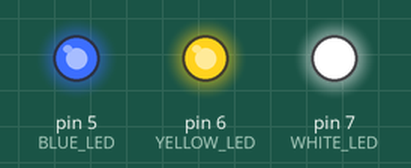
Recording of a sketch running on a simulated Arduino Uno, built with avr-gcc and run on an emulated ATmega328P. On the bench: output pins drawn as LEDs (lit = HIGH). No radio packets arrive unless stated.

Above: at 0.1 s.
Timing chart, 0 to 1.8 s (numbered marks = the images above):
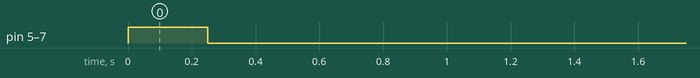

The sketch:

nrfcan_send.ino
```cpp
// (licence header left out)
/**
 * Example using Dynamic Payloads
 *
 * This is an example of how to use payloads of a varying (dynamic) size.
 */

#include <SPI.h>
#include "nRF24L01.h"
#include "RF24.h"
#include "mcp_can.h"
#include <stdio.h>

//#define MDEBUG
//
//
// Hardware configuration
//
#define BLUE_LED 5
#define WHITE_LED 7
#define YELLOW_LED 6
const int RF_CS_PIN = 9;
const int SPI_CS_PIN = 4;


#ifdef MDEBUG
static FILE uartout = {0};
static int uart_putchar(char c, FILE *stream)
{
  Serial.write(c);
  return 0;
}
#endif

// Set up nRF24L01 radio on SPI bus plus pins 7 & 8
RF24 radio(RF_CS_PIN, 10);

//
// Topology
//

// Radio pipe addresses for the 2 nodes to communicate.
const uint64_t pipes[2] = { 0xA0A0A0A0A0LL, 0xD0D0D0D0D0LL };

const int max_payload_size = 32;
char receive_payload[max_payload_size+1]; // +1 to allow room for a terminating NULL char

MCP_CAN CAN(SPI_CS_PIN);                                    // Set CS pin

unsigned char flagRecv = 0;
unsigned char can_msg_len = 0;
unsigned char can_msg_buf[8];
unsigned int payload_size = 4;

unsigned char flag_send_counter = 0;
unsigned char flag_send = 3;

char send_payload[4] = {0x00,0x00,0x00,0x00};

void MCP2515_ISR()
{
    flagRecv = 1;
}

void setup(void)
{
#ifdef MDEBUG
  Serial.begin(9600);
#endif
  pinMode(WHITE_LED, OUTPUT);
  pinMode(YELLOW_LED, OUTPUT);
  pinMode(BLUE_LED, OUTPUT);
  digitalWrite(WHITE_LED, HIGH);
  digitalWrite(YELLOW_LED, HIGH);
  digitalWrite(BLUE_LED, HIGH);

    while (CAN_OK != CAN.begin(CAN_33KBPS, MCP_8MHz))              // init can bus : baudrate = 500k
    {
#ifdef MDEBUG
        Serial.println("CAN BUS Shield init fail");
        Serial.println(" Init CAN BUS Shield again");
#endif
        delay(100);
    }
    delay(250);
#ifdef MDEBUG
    Serial.println("CAN BUS Shield init ok!");
#endif
    digitalWrite(WHITE_LED, LOW);
    digitalWrite(YELLOW_LED, LOW);
    digitalWrite(BLUE_LED, LOW);

//    attachInterrupt(0, MCP2515_ISR, FALLING); // start interrupt
  CAN.init_Mask(0, 0, 0x5ff);
  CAN.init_Mask(1, 0, 0x5ff);
  CAN.init_Filt(0, 0, 0x450);                          // there is filter in mcp2515
  CAN.init_Filt(1, 0, 0x350);                          // there is filter in mcp2515
  CAN.init_Filt(2, 0, 0x260);                          // there is filter in mcp2515
  delay(100);

#ifdef MDEBUG
  fdev_setup_stream(&uartout, uart_putchar, NULL, _FDEV_SETUP_WRITE);
  stdout = &uartout;
  Serial.println(F("RF24/examples/pingpair_dyn/"));
#endif
  //
  // Setup and configure rf radio
  //
  radio.begin();

  // enable dynamic payloads
  radio.enableDynamicPayloads();
  radio.enableAckPayload();
  //radio.setAutoAck(1);
  // optionally, increase the delay between retries & # of retries
  radio.setRetries(5,15);
  radio.setChannel(35);
  radio.setPALevel(RF24_PA_MAX);
  //radio.setCRCLength(RF24_CRC_8)

  //
  // Open pipes to other nodes for communication
  // This simple sketch opens two pipes for these two nodes to communicate
  // back and forth.
  // Open 'our' pipe for writing
  // Open the 'other' pipe for reading, in position #1 (we can have up to 5 pipes open for reading)
    radio.openWritingPipe(pipes[0]);
    radio.openReadingPipe(1,pipes[1]);
  //
  // Start listening
  //

  radio.startListening();

  //
  // Dump the configuration of the rf unit for debugging
#ifdef MDEBUG
  radio.printDetails();
#endif
}

void loop(void)
{
   unsigned char len = 0;
   unsigned char buf[8];

    // The payload will always be the same, what will change is how much of it we send.

    if(CAN_MSGAVAIL == CAN.checkReceive())
    {
        //flagRecv = 0;                // clear flag
        CAN.readMsgBuf(&can_msg_len, can_msg_buf);    // read data,  len: data length, buf: data buf
        switch(CAN.getCanId())
        {
          case 0x350:
            if ( can_msg_buf[0] & (1<<2) )
                send_payload[1] |= (1<<0);
            else
                send_payload[1] &=~ (1<<0);
            break;
          case 0x260:
            send_payload[1] &=~ (1<<1);
            send_payload[1] &=~ (1<<2);
            send_payload[1] &=~ (1<<3);
            if ( can_msg_buf[0] == 0b00100101 )
                send_payload[1] |= (1<<1);
            if ( can_msg_buf[0] == 0b00111010 )
                send_payload[1] |= (1<<2);
            if ( can_msg_buf[0] == 0b00011111 )
                send_payload[1] |= (1<<3);
            break;
          default:
            break;
        }// switch
    }// if can.checkrecieve


    if (send_payload[1] & (1<<0))
    {
        digitalWrite(BLUE_LED, HIGH);

        if ( send_payload[1] & (1<<3) )
        {
            digitalWrite(WHITE_LED, HIGH); // ON
            digitalWrite(YELLOW_LED, HIGH); // ON
        }
        else if( send_payload[1] & (1<<1) )
        {
            digitalWrite(WHITE_LED, HIGH); // ON
            digitalWrite(YELLOW_LED, LOW); // OFF
        }
        else if ( send_payload[1] & (1<<2) )
        {
            digitalWrite(WHITE_LED, LOW); // OFF
            digitalWrite(YELLOW_LED, HIGH); // ON
        }
        else
        {
            digitalWrite(WHITE_LED, LOW); // OFF
            digitalWrite(YELLOW_LED, LOW); // OFF
        }
    }
    else
    {
      digitalWrite(BLUE_LED, LOW); // OFF
      digitalWrite(WHITE_LED, LOW); // OFF
      digitalWrite(YELLOW_LED, LOW); // OFF
    }

       // First, stop listening so we can talk.
    radio.stopListening();

    // Take the time, and send it.  This will block until complete
#ifdef MDEBUG
    Serial.print(F("Now sending length "));
    Serial.println(payload_size);
#endif
    radio.flush_tx();
    radio.write( send_payload, payload_size );
    return;


    // Now, continue listening
    radio.startListening();
    // Wait here until we get a response, or timeout
    unsigned long started_waiting_at = millis();
    bool timeout = false;
    while ( ! radio.available() && ! timeout )
      if (millis() - started_waiting_at > 500 )
        timeout = true;
    //digitalWrite(BLUE_LED, LOW);

    // Describe the results
    if ( timeout )
    {
#ifdef MDEBUG
      Serial.println(F("Failed, response timed out."));
#endif
    }
    else
    {
      // Grab the response, compare, and send to debugging spew
      uint8_t len = radio.getDynamicPayloadSize();

      // If a corrupt dynamic payload is received, it will be flushed
      if(!len)
        return;

      radio.read( receive_payload, len );
      // Put a zero at the end for easy printing
      receive_payload[len] = 0;

#ifdef MDEBUG
      // Spew it
      Serial.print(F("Got response size="));
      Serial.print(len);
      Serial.print(F(" value="));
      for(int i = 0; i<len; i++)    // print the data
        {
            Serial.print("0x");
            Serial.print(receive_payload[i], HEX);
            Serial.print(" ");
        }
        Serial.println();
#endif
    }
    // Update size for next time.
    // Try again 1s later
    delay(250);
}
// vim:cin:ai:sts=2 sw=2 ft=cpp
```
